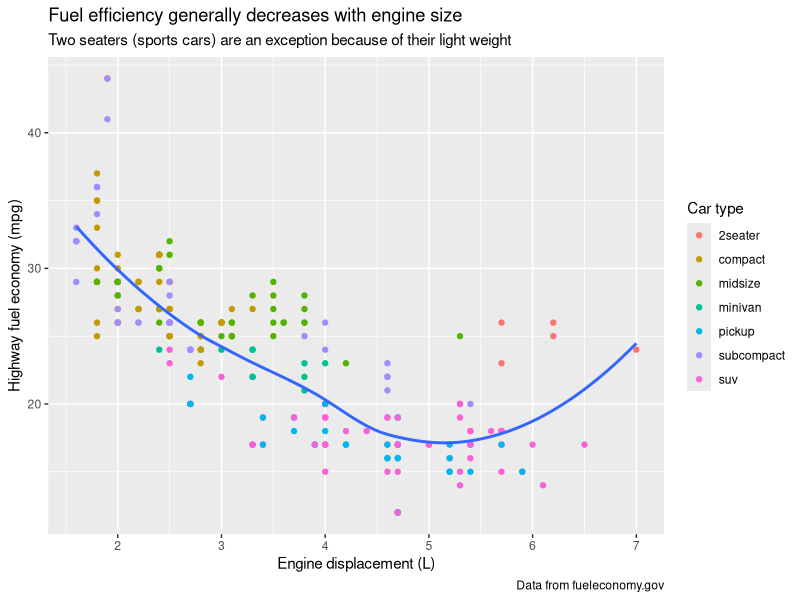
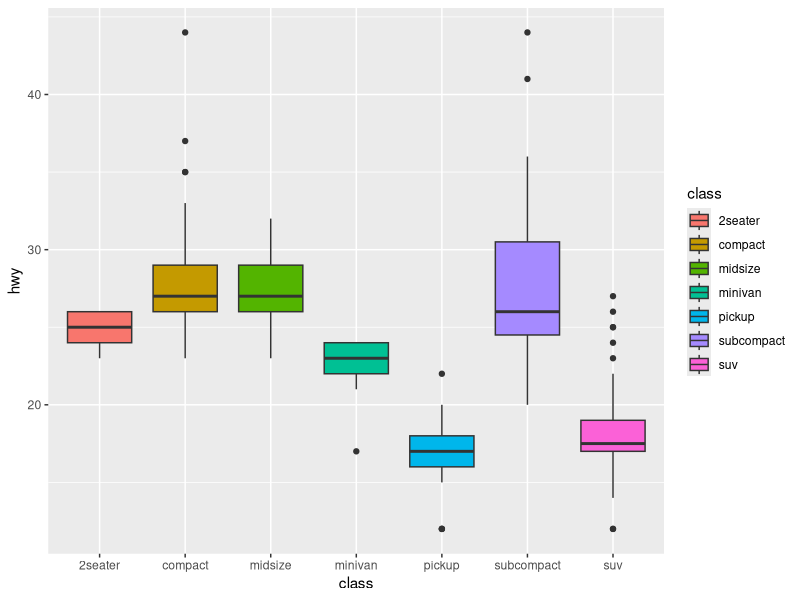
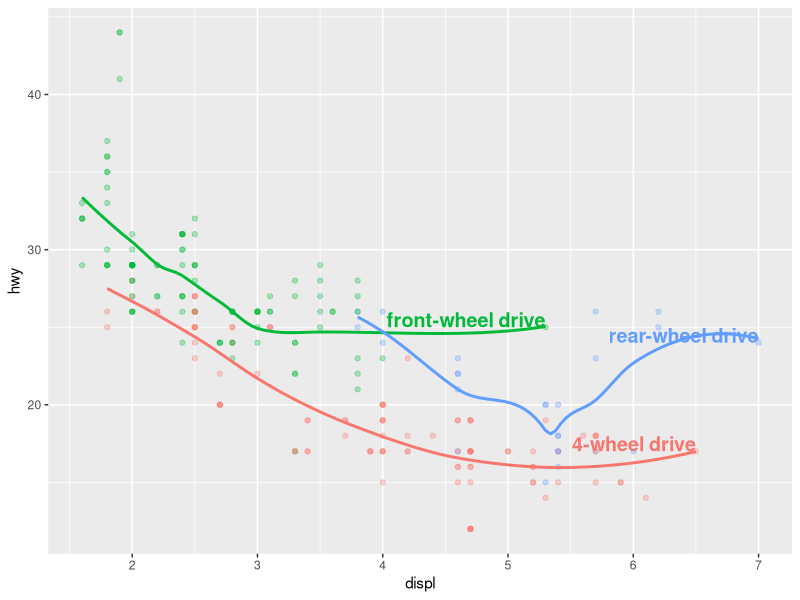
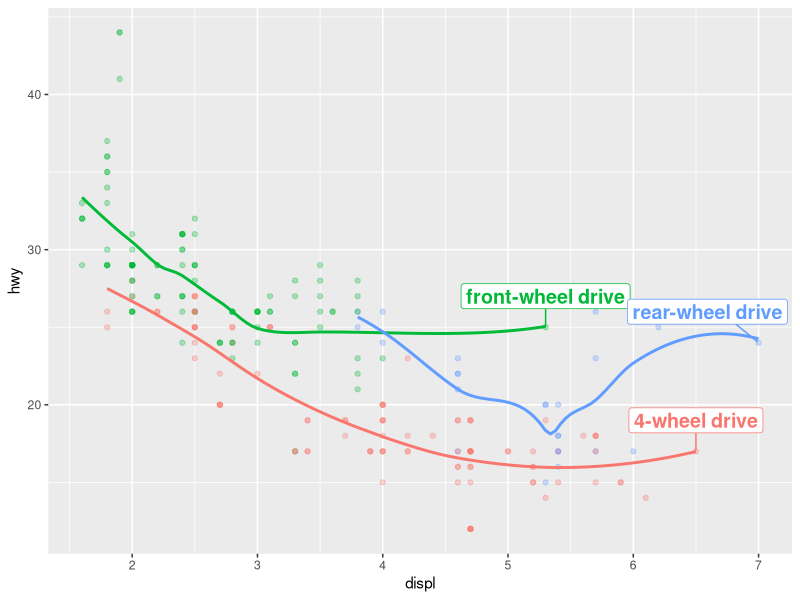
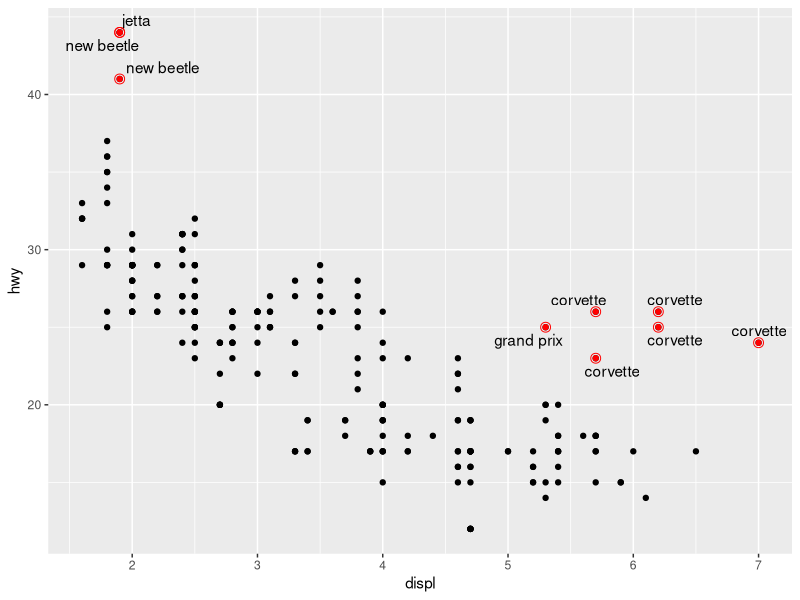
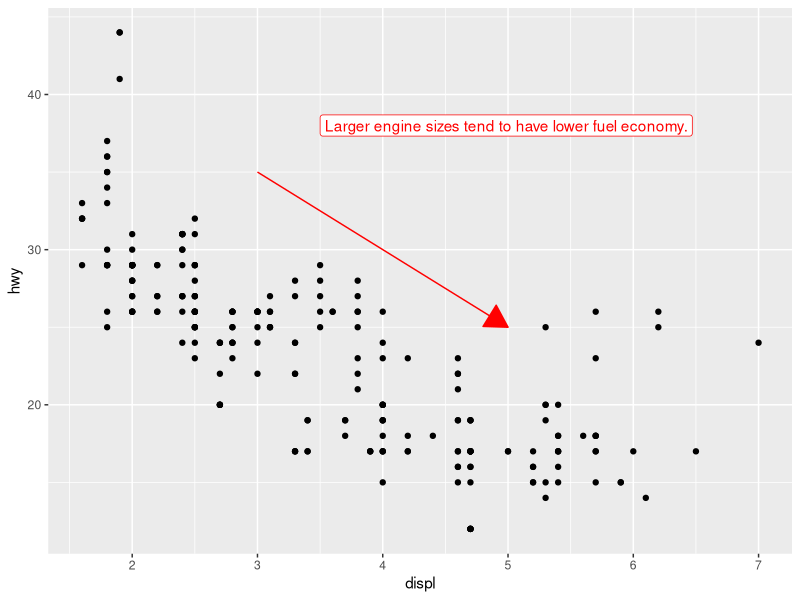
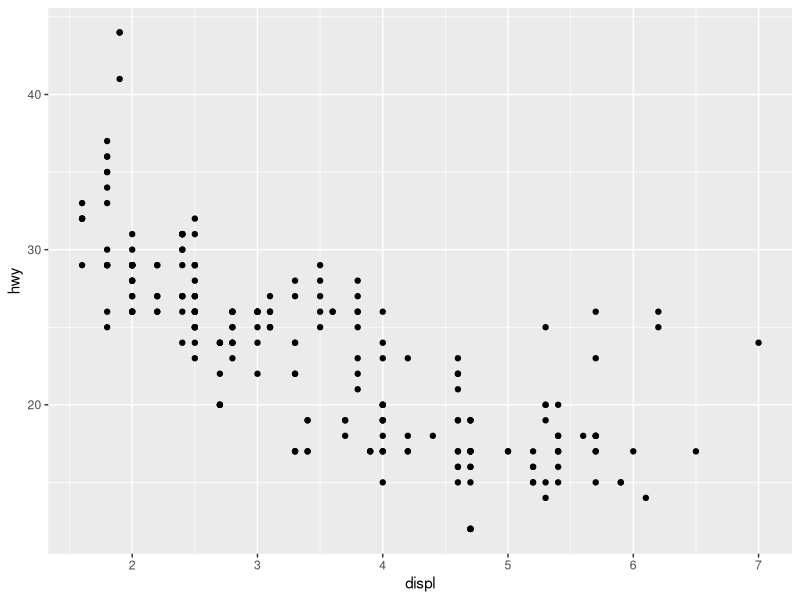
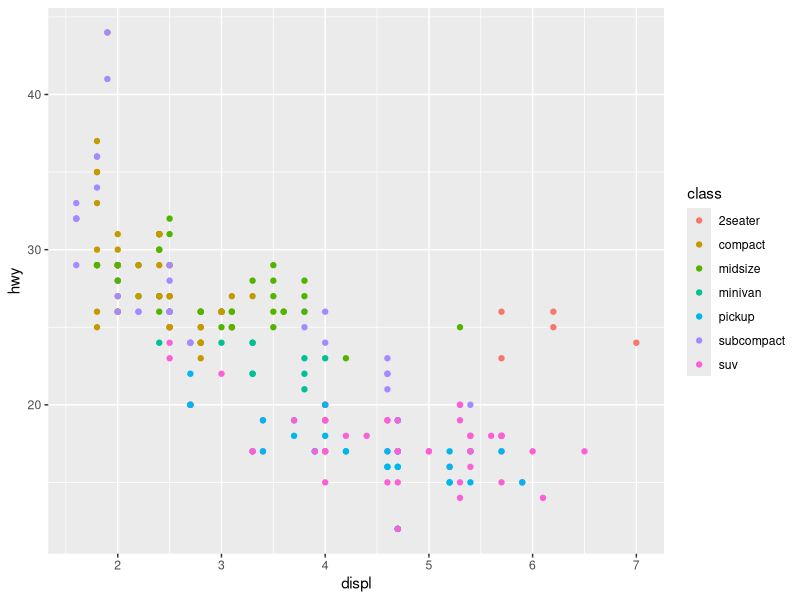

Reproduce these figures in R, in order. (Note: this script raises an error after producing the figures.)
## ---- chunk 1
knitr::opts_chunk$set(
  echo = TRUE,
  message = FALSE,
  warning = FALSE,
  tidy = FALSE,
  fig.width = 7,
  fig.asp = 0.618,
  dev = "png",       # Add this
  dpi = 96           # Add this
)
## ---- chunk 2
library(tidyverse)                 # for ggplot2 and mpg
library(ggrepel)                   # for smart label placement
library(patchwork)                 # for combining plots
library(scales)                    # for axis formatting
## ---- chunk 3
ggplot(mpg, aes(x = displ, y = hwy)) +
  geom_point(aes(color = class)) +
  geom_smooth(se = FALSE) +
  labs(
    x = "Engine displacement (L)",
    y = "Highway fuel economy (mpg)",
    color = "Car type",
    title = "Fuel efficiency generally decreases with engine size",
    subtitle = "Two seaters (sports cars) are an exception because of their light weight",
    caption = "Data from fueleconomy.gov"
  )
## ---- chunk 4
g1 <-  ggplot(
  data = mpg,
  mapping = aes(x = class, y = hwy, fill = class)) +
  geom_boxplot()

g1
## ---- chunk 5

# Your code here
## ---- chunk 6

# Your code here
## ---- chunk 7
label_info <- mpg |>
  group_by(drv) |>
  arrange(desc(displ)) |>
  slice_head(n = 1) |>
  mutate(
    drive_type = case_when(
      drv == "f" ~ "front-wheel drive",
      drv == "r" ~ "rear-wheel drive",
      drv == "4" ~ "4-wheel drive"
    )
  ) |> 
  dplyr::select(displ, hwy, drv, drive_type)

label_info
## ---- chunk 8
ggplot(mpg, aes(x = displ, y = hwy, color = drv)) +
  # 
  geom_point(alpha = 0.3) + 
  geom_smooth(se = FALSE) +
  geom_text(
    data = label_info,
    aes(x = displ, y = hwy, label = drive_type),
    fontface = "bold",
    size = 5,
    hjust = "right",
    vjust = "bottom"
  ) +
  theme(legend.position = "none")
## ---- chunk 9
ggplot(mpg, aes(x = displ, y = hwy, color = drv)) +
  geom_point(alpha = 0.3) +
  geom_smooth(se = FALSE) +
  geom_label_repel(
    data = label_info,
    aes(x = displ, y = hwy, label = drive_type),
    fontface = "bold",
    size = 5,
    nudge_y = 2
  ) +
  theme(legend.position = "none")
## ---- chunk 10
potential_outliers <- mpg |>
  filter(hwy > 40 | (hwy > 20 & displ > 5))

ggplot(mpg, aes(x = displ, y = hwy)) +
  geom_point() +
  geom_text_repel(data = potential_outliers, aes(label = model)) +
  geom_point(data = potential_outliers, color = "red") +
  geom_point(
    data = potential_outliers,
    color = "red", size = 3, shape = "circle open"
  )
## ---- chunk 11
trend_text <- "Larger engine sizes tend to have lower fuel economy."
## ---- chunk 12
ggplot(mpg, aes(x = displ, y = hwy)) +
  geom_point() +
  annotate(
    geom = "label",
    x = 3.5,
    y = 38,
    label = trend_text,
    hjust = "left",
    color = "red"
  ) +
  annotate(
    geom = "segment",
    x = 3,
    y = 35,
    xend = 5,
    yend = 25,
    color = "red",
    arrow = arrow(type = "closed")
  )
## ---- chunk 13
ggplot(mpg, aes(displ, hwy)) +
  geom_point()
## ---- chunk 14

# Your code here
## ---- chunk 15

# Your code here
## ---- chunk 16
ggplot(mpg, aes(x = displ, y = hwy)) +
  geom_point(aes(color = class))
## ---- chunk 17
ggplot(mpg, aes(x = displ, y = hwy)) +
  geom_point(aes(color = class)) +
  scale_x_continuous() +
  scale_y_continuous() +
  scale_color_discrete()
## ---- chunk 18
ggplot(mpg, aes(x = displ, y = hwy, color = drv)) +
  geom_point() +
  scale_y_continuous(breaks = seq(15, 40, by = 5))
## ---- chunk 19
# Remove axis labels
ggplot(mpg, aes(x = displ, y = hwy, color = drv)) +
  geom_point() +
  scale_x_continuous(labels = NULL) +
  scale_y_continuous(labels = NULL)
## ---- chunk 20
ggplot(mpg, aes(x = displ, y = hwy, color = drv)) +
  geom_point() +
  scale_color_discrete(labels = NULL)
## ---- chunk 21
base <- ggplot(mpg, aes(x = displ, y = hwy)) +
  geom_point(aes(color = class))

base + theme(legend.position = "right")  # the default
base + theme(legend.position = "left")
base + theme(legend.position = "top")
base + theme(legend.position = "bottom")
base + theme(legend.position = "none")  # remove legend
## ---- chunk 22
# Left: original scale
ggplot(diamonds, aes(x = carat, y = price)) +
  geom_bin2d()
## ---- chunk 23
# Right: log-transformed scale
ggplot(diamonds, aes(x = carat, y = price)) +
  geom_bin2d() +
  scale_x_log10() +
  scale_y_log10()
## ---- chunk 24
# Default colors
ggplot(mpg, aes(x = displ, y = hwy)) +
  geom_point(aes(color = drv))
## ---- chunk 25
# ColorBrewer colors
ggplot(mpg, aes(x = displ, y = hwy)) +
  geom_point(aes(color = drv)) +
  scale_color_brewer(palette = "Set1")
## ---- chunk 26
ggplot(mpg, aes(x = displ, y = hwy)) +
  geom_point(aes(color = drv, shape = drv)) +
  scale_color_brewer(palette = "Set1")
## ---- chunk 27
presidential |>
  # to assign an ID to each president
  mutate(id = 33 + row_number()) |>
  ggplot(aes(x = start, y = id, color = party)) +
  geom_point() +
  geom_segment(aes(xend = end, yend = id)) +
  scale_color_manual(values = c(Republican = "#E81B23", Democratic = "#00AEF3"))
## ---- chunk 28
df <- tibble(x = rnorm(10000), y = rnorm(10000))

ggplot(df) +
  geom_point(aes(x = x, y = y, fill = x)) +
  scale_fill_gradient(low = "yellow", high = "red")
## ---- chunk 29

# Your code here
## ---- chunk 30
# Your code here
## ---- chunk 31
ggplot(mpg, aes(x = displ, y = hwy)) +
  geom_point(aes(color = class)) +
  geom_smooth(se = FALSE) +
  theme_classic()
## ---- chunk 32
knitr::include_graphics("images/visualization-themes.png")
## ---- chunk 33
ggplot(mpg, aes(x = displ, y = hwy, color = drv)) +
  geom_point() +
  theme_bw() +
  theme(legend.position = "bottom")
## ---- chunk 34
ggplot(mpg, aes(x = displ, y = hwy, color = drv)) +
  geom_point() +
  labs(
    title = "Larger engine sizes tend to have lower fuel economy",
    caption = "Source: https://fueleconomy.gov."
  )
## ---- chunk 35

# Your code here
## ---- chunk 36
p1 <- ggplot(mpg, aes(x = displ, y = hwy)) + 
  geom_point() + 
  labs(title = "Plot 1")

p2 <- ggplot(mpg, aes(x = drv, y = hwy)) + 
  geom_boxplot() + 
  labs(title = "Plot 2")

# Place side-by-side with +
p1 + p2
## ---- chunk 37
# Stack vertically with /
p1 / p2
## ---- chunk 38
p3 <- ggplot(mpg, aes(x = cty, y = hwy)) +
  geom_point() +
  labs(title = "Plot 3")

# p1 and p3 side-by-side, then p2 below
(p1 + p3) / p2
## ---- chunk 39
(p1 + p2) / p3 +
  plot_annotation(
    title = "Fuel economy analysis",
    subtitle = "Exploring the mpg dataset",
    caption = "Data from fueleconomy.gov"
  )
## ---- chunk 40
p1 <- ggplot(mpg, aes(x = displ, y = hwy)) +
  geom_point() +
  labs(title = "Plot 1")

p2 <- ggplot(mpg, aes(x = drv, y = hwy)) +
  geom_boxplot() +
  labs(title = "Plot 2")

p3 <- ggplot(mpg, aes(x = cty, y = hwy)) +
  geom_point() +
  labs(title = "Plot 3")

(p1 + p3) / p2
## ---- chunk 41

# Your code here
## ---- chunk 42

# Your code here
